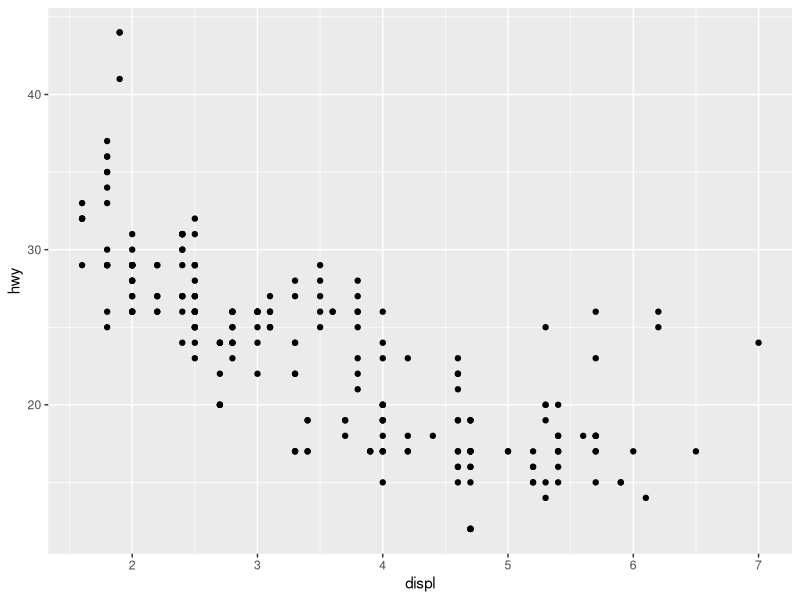
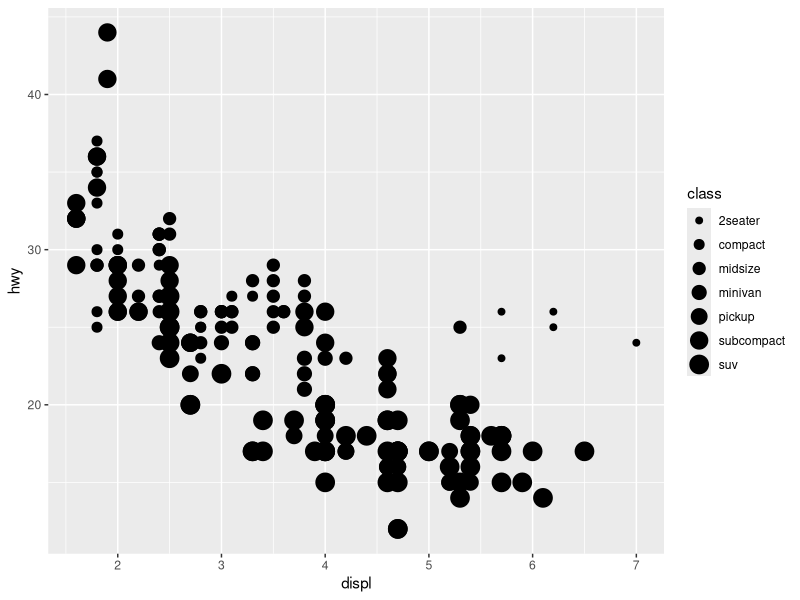
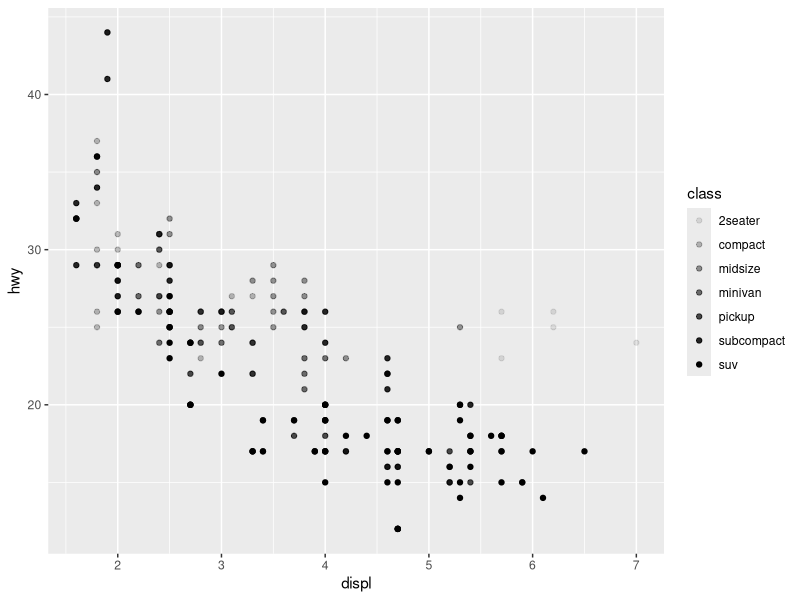
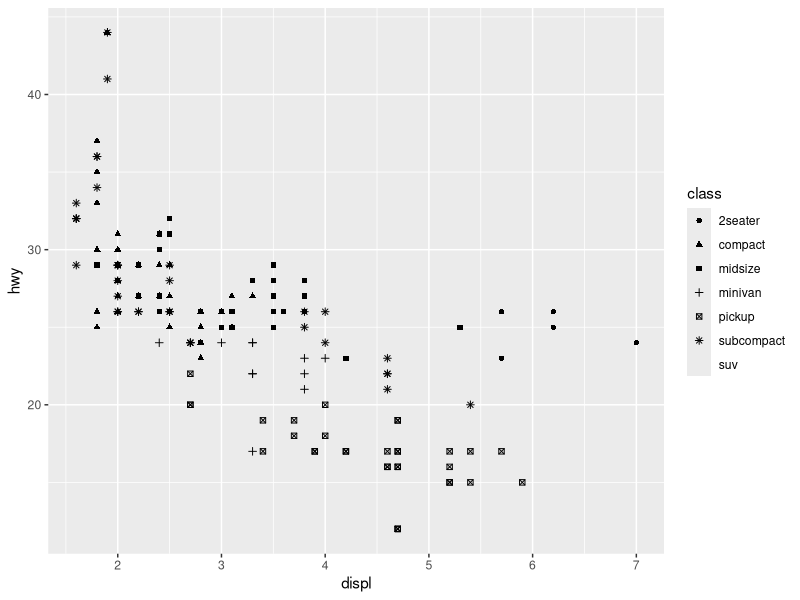

The R source for these figures, in order:
## ---- chunk 1
library(tidyverse)
## ---- chunk 2
?mpg
## ---- chunk 3
ggplot(data = mpg)+ #Creates an empty graph
  geom_point(mapping = aes(x = displ, y = hwy)) #scatter plot
## ---- chunk 4
ggplot(data = mpg)+ #Creates an empty graph
  geom_point(mapping = aes(x = displ, y = hwy, size = class)) #scatter plot
## ---- chunk 5
#Left
ggplot(data = mpg) + 
  geom_point(mapping = aes(x = displ, y = hwy, alpha = class))

# Right
ggplot(data = mpg) + 
  geom_point(mapping = aes(x = displ, y = hwy, shape = class))
